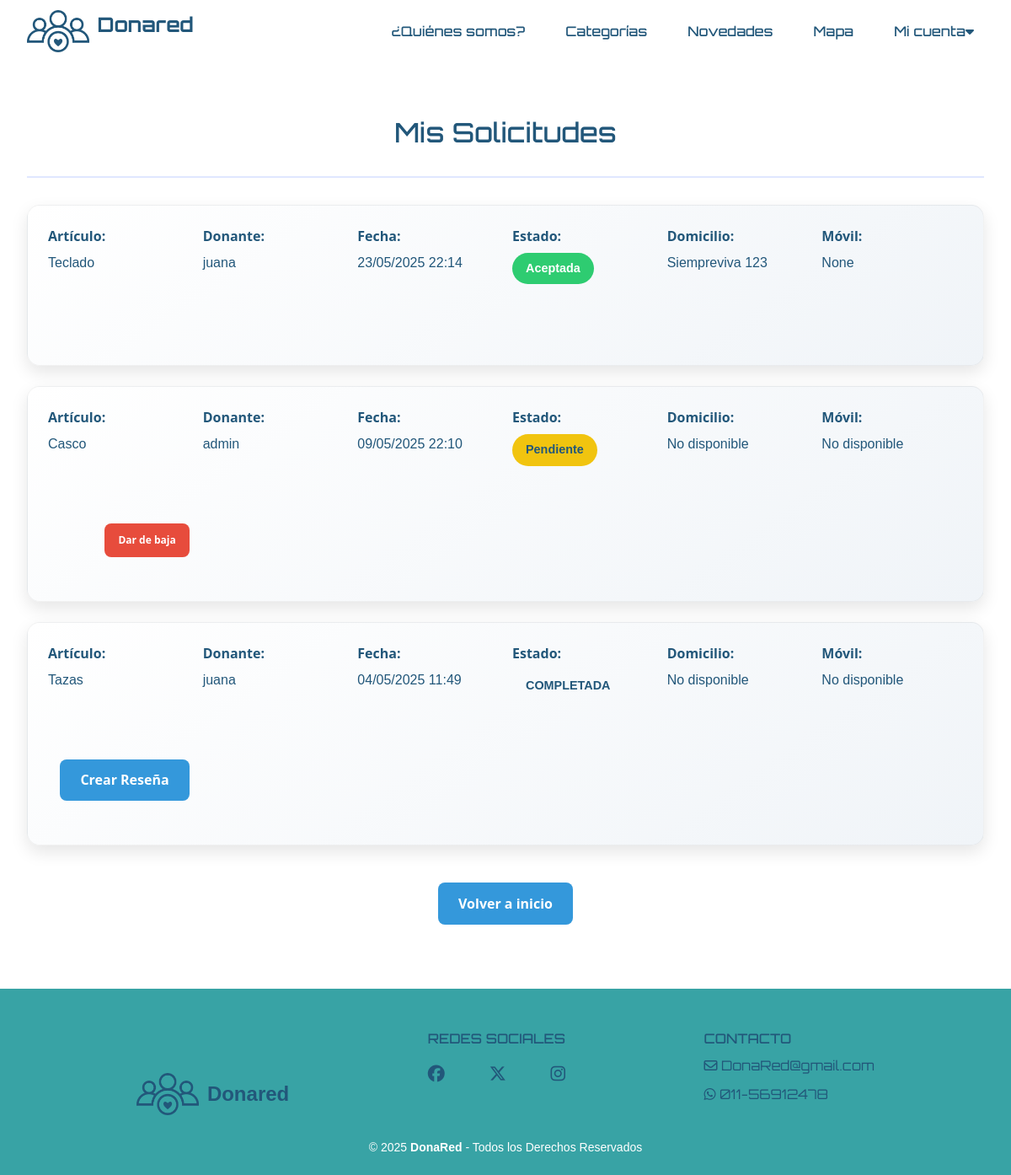
The page /solicitudes/ (signed in) on the database as committed earlier.
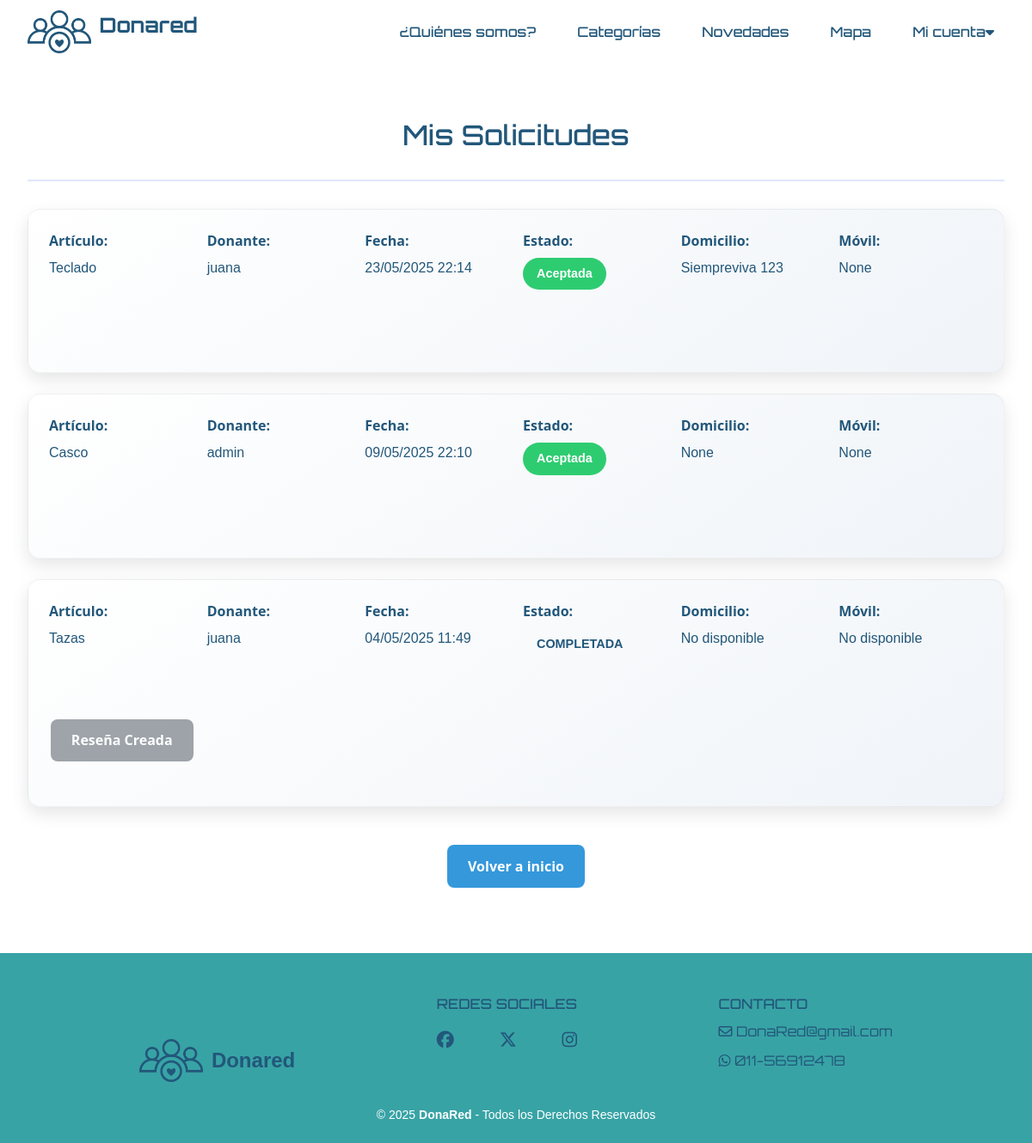
The same page on the database as committed later.
### donaredapp/models.py (models this page shows, shortened)
class Solicitud(models.Model):
    item = models.ForeignKey(Item, on_delete=models.CASCADE, related_name='item_solicitudes')
    donante = models.ForeignKey(User, on_delete=models.CASCADE, related_name='donante_solicitudes')
    beneficiario = models.ForeignKey(User, on_delete=models.CASCADE, related_name='beneficiario_solicitudes')
    fecha_creacion = models.DateTimeField(auto_now_add=True)
    STATUS_CHOICES = [
        ('PENDIENTE', 'Pendiente'),
        ('ACEPTADA', 'Aceptada'),
        ('RECHAZADA', 'Rechazada'),
        ('CONCRETADA', 'Concretada'),
    ]
    estado = models.CharField(max_length=20, choices=STATUS_CHOICES, default='PENDIENTE')
    class Meta:
        unique_together = ['item', 'beneficiario']
        verbose_name = 'Donación'
        verbose_name_plural = 'Donaciones'

class Item(models.Model):
    nombre = models.CharField(max_length=100)
    descripcion = models.TextField(max_length=500)
    categoria = models.ForeignKey(Categoria, on_delete=models.CASCADE)
    fecha_creacion = models.DateTimeField(auto_now_add=True)
    usuario = models.ForeignKey(
        User,
        on_delete=models.CASCADE,
        related_name='items',
        null=True,
    )
    imagen = models.ImageField(upload_to='items/', null=True, blank=True, default='items/sin_imagen.png')
    domicilio = models.CharField(max_length=255, null=True, blank=True)
    activo = models.BooleanField(default=True)
    latitude = models.DecimalField(max_digits=9, decimal_places=6, null=True, blank=True)
    longitude = models.DecimalField(max_digits=9, decimal_places=6, null=True, blank=True)

class Profile(models.Model):
    user = models.OneToOneField(User, on_delete=models.CASCADE)
    movil = PhoneNumberField(blank=True, null=True, region='AR')
    validado = models.BooleanField(default=False)

### donaredapp/views_solicitudes.py (the view)
# urls.py: path('solicitudes/', views_solicitudes.solicitudes, name='solicitudes'),
@login_required
def solicitudes(request):
    solicitudes = Solicitud.objects.filter(beneficiario=request.user).order_by('-fecha_creacion')
    for solicitud in solicitudes:
        if solicitud.item and solicitud.item.domicilio:
            domicilio_parts = solicitud.item.domicilio.split(',')
            solicitud.display_domicilio = ', '.join(part.strip() for part in domicilio_parts[:3])
        else:
            solicitud.display_domicilio = "No especificado"
        solicitud.has_resena = hasattr(solicitud, 'resena')
    return render(request, 'donaredapp/solicitudes.html', {
        'solicitudes': solicitudes,
    })

### donaredapp/templates/donaredapp/solicitudes.html (shortened to what this page needs)
{% extends 'donaredapp/base.html' %}
{% load static %}
{% block content %}
<section class="solicitudes-container">
    <div class="solicitudes-header">
        <h2>Mis Solicitudes</h2>
    </div>
    {% if solicitudes %}
        {% for solicitud in solicitudes %}
        <div class="solicitud-card">
            <div class="solicitud-info">
                <div>
                    <strong>Artículo:</strong>
                    <p><a href="{% url 'donaredapp:tarjeta' item_id=solicitud.item.id %}">{{ solicitud.item.nombre }}</a></p>
                </div>
                <div>
                    <strong>Donante:</strong>
                    <p>{{ solicitud.donante.username }}</p>
                </div>
                <div>
                    <strong>Fecha:</strong>
                    <p>{{ solicitud.fecha_creacion|date:"d/m/Y H:i" }}</p>
                </div>
                <div>
                    <strong>Estado:</strong>
                    <p><span class="estado-badge estado-{{ solicitud.estado|lower }}">{{ solicitud.get_estado_display }}</span></p>
                </div>
                <div>
                    <strong>Domicilio:</strong>
                    <p>{% if solicitud.estado == 'ACEPTADA' %}{{ solicitud.item.domicilio }}{% else %}No disponible{% endif %}</p>
                </div>
                <div>
                    <strong>Móvil:</strong>
                    <p>{% if solicitud.estado == 'ACEPTADA' %}{{ solicitud.donante.profile.movil }}{% else %}No disponible{% endif %}</p>
                </div>
                <div class="solicitud-actions">
                {% if solicitud.estado == 'PENDIENTE' %}
                <button class="btn btn-danger" onclick="confirmarBaja(this)" data-url="{% url 'donaredapp:gestionar_solicitud' solicitud_id=solicitud.id %}">Dar de baja</button>
                {% elif solicitud.estado == 'COMPLETADA' %}
                    {% if solicitud.has_resena %}
                        <button class="btn btn-secondary" disabled>Reseña Creada</button>
                    {% else %}
                        <a href="{% url 'donaredapp:crear_resena' solicitud_id=solicitud.id %}" class="btn btn-primary">Crear Reseña</a>
                    {% endif %}
                {% endif %}
                </div>
            </div>
        </div>
        {% endfor %}
    {% else %}
        <div class="solicitud-card">
            <p class="text-center">No tienes solicitudes activas.</p>
        </div>
    {% endif %}
    <div class="solicitud-actions" style="justify-content: center; margin-top: 2rem;">
        <a href="{% url 'donaredapp:index' %}" class="btn btn-primary">Volver a inicio</a>
    </div>
</section>
{% endblock %}

Rows that differ between the two databases and show on the page:
changed Solicitud "Casco": estado "Pendiente" → "Aceptada"; item.domicilio (not shown) → "None"; donante.profile.movil (not shown) → "None"; no longer shows "No disponible No disponible Dar de baja"
computed for Solicitud "COMPLETADA": text "Crear Reseña" → "Reseña Creada"
